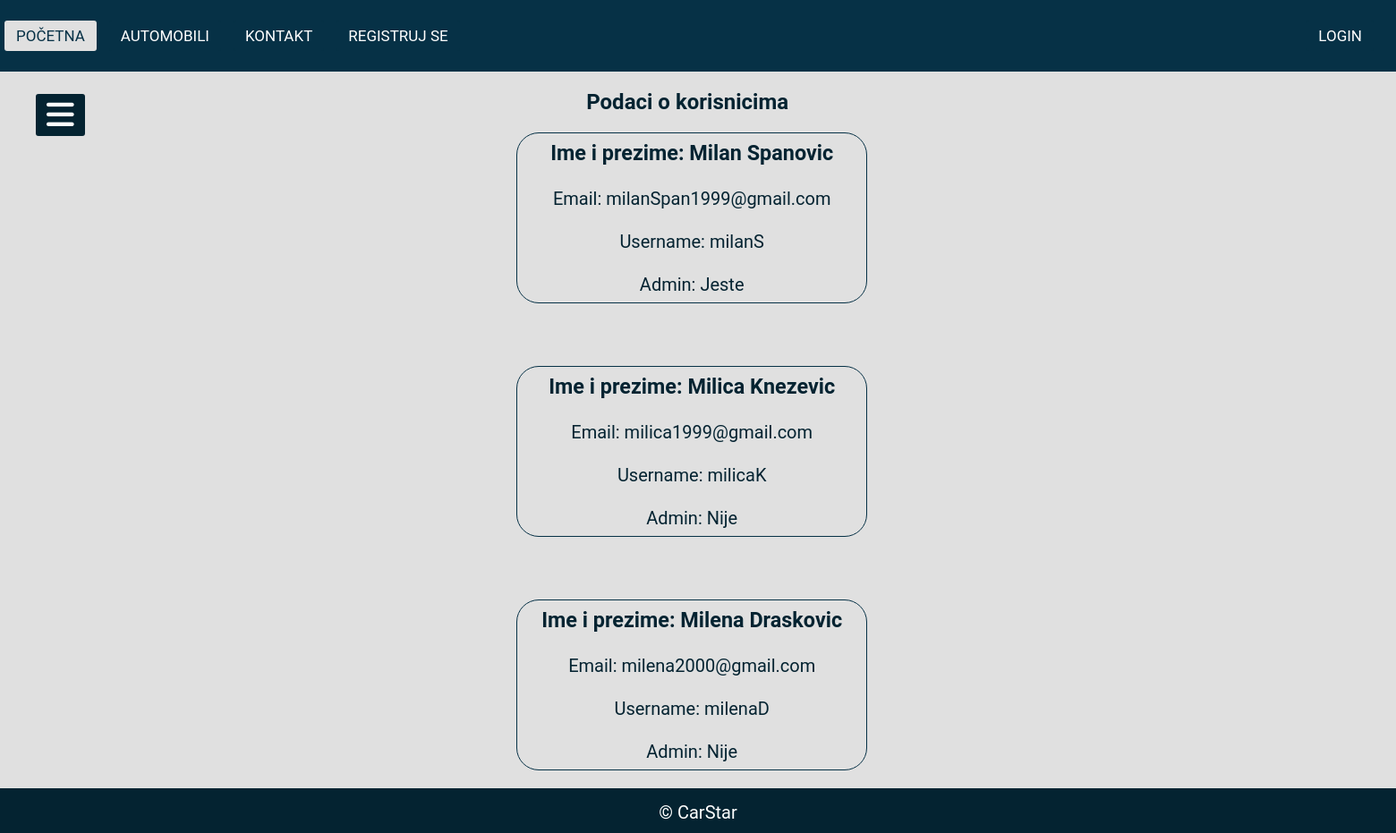
/korisnici.php, run on the app's committed database.
### tables this page shows
CREATE TABLE `korisnik` (
  `korisnik_id` int(11) NOT NULL,
  `username` text NOT NULL,
  `password` text NOT NULL,
  `ime` text NOT NULL,
  `prezime` text NOT NULL,
  `email` text NOT NULL,
  `admin` int(1) NOT NULL
);

### korisnici.php (the view, shortened to what this page needs)
<?php
	require_once("includes/header.php");
	require_once('includes/konekcija.php');
	$sql = "SELECT * FROM korisnik";
	$result = $con->query($sql);
	echo "<form method='POST'>";
	echo "<div class='podaciK'><h2>Podaci o korisnicima</h2></div>";
	while ($row = $result->fetch()) {
		echo "<div class='product'>
		<ul>
		<li>
		<div class='product2'>
		<h3>Ime i prezime: " . $row["ime"] ." ". $row["prezime"] ."</h3>
		<p class='postavio'> Email: " . $row["email"] ."</p><br>";
		echo "<p class='postavio'> Username: " . $row["username"] ."</p><br>";
		if( $row["admin"]==1 ){echo "<p class='postavio'> Admin: Jeste</p>";}else{echo "<p class='postavio'> Admin: Nije</p>";}
        echo "</div>
		</li>
		</ul>
		</div>
		";
	}echo "</form>";
?>
<?php
	require_once("includes/footer.php")
?>

### includes/style.css (style rules this page uses)
body { font-family: 'Roboto',sans-serif; background-color:#E0E0E0; }
* { margin:0; padding:0; list-style:none; text-decoration:none }
.product { position:relative; width:25%; overflow:hidden; font-size:20px; padding: 8px 0; left:37%; top:50%; margin-bottom:70px; text-align:center; border: 1px solid #063146; border-radius:25px;color:#042331; }
.product2 h3 { margin-bottom:25px; }
.podaciK { position:relative; top:10%; left:42%; margin-bottom:20px; color:#042331; margin-top:20px; }

### data on the page
korisnik: ime "Milan", prezime "Spanovic", email "milanSpan1999@gmail.com", username "milanS", admin "Admin: Jeste"
korisnik: ime "Milica", prezime "Knezevic", email "milica1999@gmail.com", username "milicaK", admin "Admin: Nije"
korisnik: ime "Milena", prezime "Draskovic", email "milena2000@gmail.com", username "milenaD", admin "Admin: Nije"
